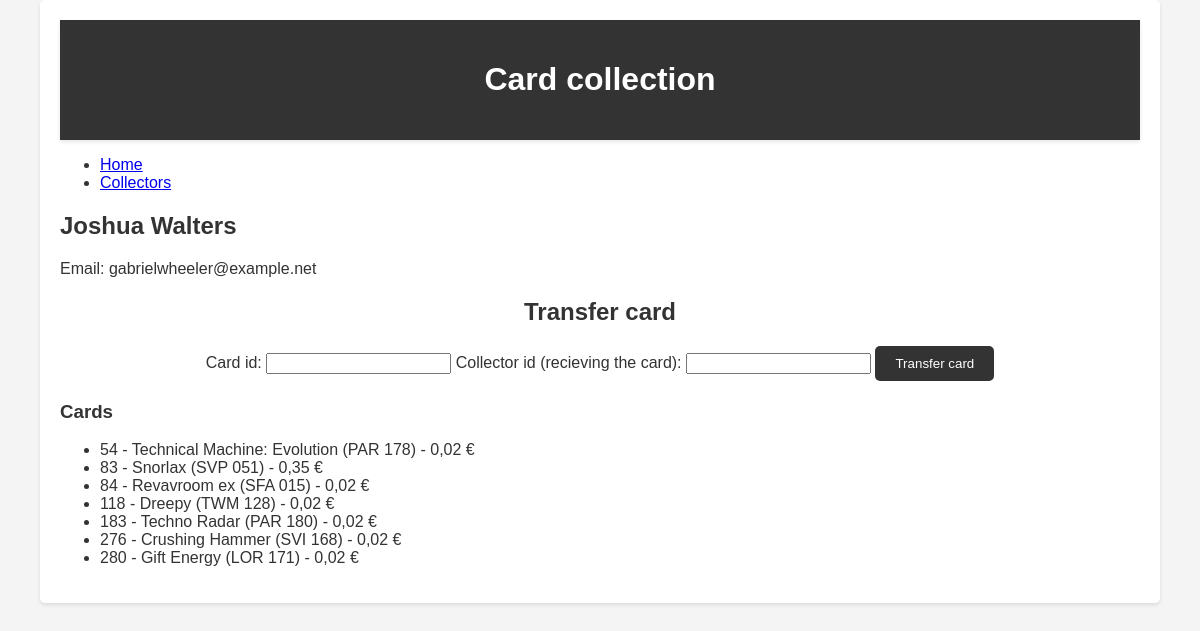
The app's page /collector/1, older data.
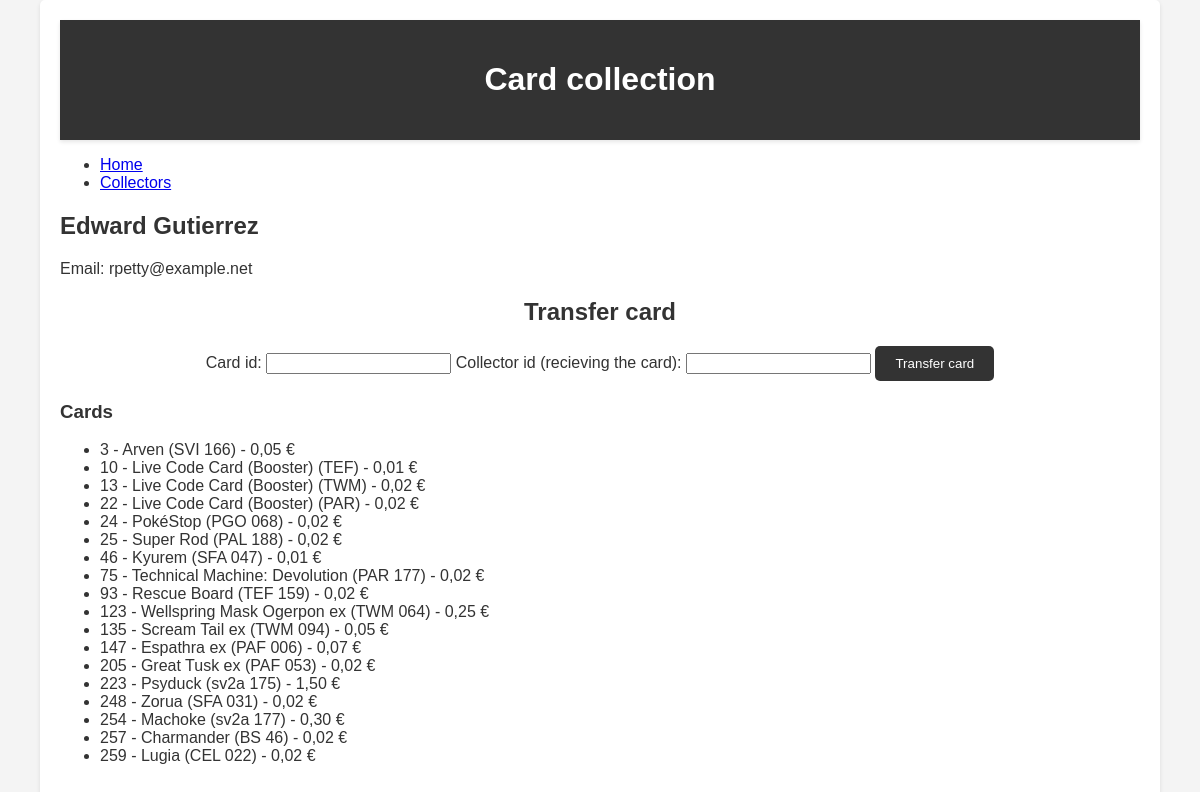
The same page, newer data.
### tables this page shows
CREATE TABLE ZBIRATELJ(
                id_zbiratelj INTEGER PRIMARY KEY,
                ime VARCHAR(255) NOT NULL,
                priimek VARCHAR(255) NOT NULL,
                eposta VARCHAR(255)
                );

CREATE TABLE KARTA(
                id_karta INTEGER PRIMARY KEY,
                ime VARCHAR(255) NOT NULL,
                zaloga INT NOT NULL,
                cena INT NOT NULL,
                slika VARCHAR(255)
                );

### app.py (the view)
@app.route('/collector/<int:id>')
def collector(id):
    collector = zbiratelj.get_by_id(id)
    cards = karta.get_by_collector(id)
    return render_template('collector.html', collector=collector, cards=cards)

### db/database.py (called while the page is built)
    def fetch_query(self, query, params=None):
        conn = sqlite3.connect(self.db_name)
        cursor = conn.cursor()
        if params:
            cursor.execute(query, params)
        else:
            cursor.execute(query)
        result = cursor.fetchall()
        conn.close()
        return result

### models/karta.py (called while the page is built)
    @classmethod
    def get_by_collector(cls, id_zbiratelj):
        query = '''
            SELECT KARTA.* FROM KARTA
            JOIN ZBIRATELJ_KARTA ON KARTA.id_karta = ZBIRATELJ_KARTA.id_karta
            WHERE ZBIRATELJ_KARTA.id_zbiratelj = ?
        '''
        result = Database().fetch_query(query, (id_zbiratelj,))
        cards = []
        for row in result:
            card = {
                'id_karta': row[0],
                'ime': row[1],
                'zaloga': row[2],
                'cena': row[3],
                'slika': row[4]
            }
            cards.append(card)
        return cards

### templates/collector.html (shortened to what this page needs)
{% extends 'base.html' %}
{% block content %}
<h2>{{ collector['ime'] }} {{ collector['priimek'] }}</h2>
<p>Email: {{ collector['eposta'] }}</p>
<form action="/transfer_card" method="post" class="transfer-card-form">
    <h2>Transfer card</h2>
    <label for="card_id">Card id:</label>
    <input type="number" id="card_id" name="card_id" required>
    <label for="new_collector_id">Collector id (recieving the card):</label>
    <input type="number" id="new_collector_id" name="new_collector_id" required>
    <button type="submit">Transfer card</button>
</form>
<h3>Cards</h3>
<ul>
    {% for card in cards %}
    <li>
        {{ card['id_karta'] }} - {{ card['ime'] }} - {{ card['cena'] }}
    </li>
    {% endfor %}
</ul>
{% endblock %}

Row changes from the older to the newer data that the page shows:
no longer on this page (row edited): KARTA: id_karta "54", ime "Technical Machine: Evolution (PAR 178)", cena "0,02 €"
no longer on this page (row edited): KARTA: id_karta "83", ime "Snorlax (SVP 051)", cena "0,35 €"
no longer on this page (row edited): KARTA: id_karta "84", ime "Revavroom ex (SFA 015)", cena "0,02 €"
no longer on this page (row edited): KARTA: id_karta "118", ime "Dreepy (TWM 128)", cena "0,02 €"
no longer on this page (row edited): KARTA: id_karta "183", ime "Techno Radar (PAR 180)", cena "0,02 €"
no longer on this page (row edited): KARTA: id_karta "276", ime "Crushing Hammer (SVI 168)", cena "0,02 €"
no longer on this page (row edited): KARTA: id_karta "280", ime "Gift Energy (LOR 171)", cena "0,02 €"
changed ZBIRATELJ: ime "Joshua" → "Edward"; priimek "Walters" → "Gutierrez"; eposta "gabrielwheeler@example.net" → "rpetty@example.net"
now on this page (row unchanged): KARTA: id_karta "3", ime "Arven (SVI 166)", cena "0,05 €"
now on this page (row edited): KARTA: id_karta "10", ime "Live Code Card (Booster) (TEF)", cena "0,01 €"
now on this page (row edited): KARTA: id_karta "13", ime "Live Code Card (Booster) (TWM)", cena "0,02 €"
now on this page (row unchanged): KARTA: id_karta "22", ime "Live Code Card (Booster) (PAR)", cena "0,02 €"
now on this page (row edited): KARTA: id_karta "24", ime "PokéStop (PGO 068)", cena "0,02 €"
now on this page (row edited): KARTA: id_karta "25", ime "Super Rod (PAL 188)", cena "0,02 €"
now on this page (row edited): KARTA: id_karta "46", ime "Kyurem (SFA 047)", cena "0,01 €"
now on this page (row edited): KARTA: id_karta "75", ime "Technical Machine: Devolution (PAR 177)", cena "0,02 €"
now on this page (row unchanged): KARTA: id_karta "93", ime "Rescue Board (TEF 159)", cena "0,02 €"
now on this page (row edited): KARTA: id_karta "123", ime "Wellspring Mask Ogerpon ex (TWM 064)", cena "0,25 €"
now on this page (row edited): KARTA: id_karta "135", ime "Scream Tail ex (TWM 094)", cena "0,05 €"
now on this page (row edited): KARTA: id_karta "147", ime "Espathra ex (PAF 006)", cena "0,07 €"
now on this page (row edited): KARTA: id_karta "205", ime "Great Tusk ex (PAF 053)", cena "0,02 €"
now on this page (row edited): KARTA: id_karta "223", ime "Psyduck (sv2a 175)", cena "1,50 €"
now on this page (row edited): KARTA: id_karta "248", ime "Zorua (SFA 031)", cena "0,02 €"
now on this page (row edited): KARTA: id_karta "254", ime "Machoke (sv2a 177)", cena "0,30 €"
now on this page (row edited): KARTA: id_karta "257", ime "Charmander (BS 46)", cena "0,02 €"
now on this page (row edited): KARTA: id_karta "259", ime "Lugia (CEL 022)", cena "0,02 €"
